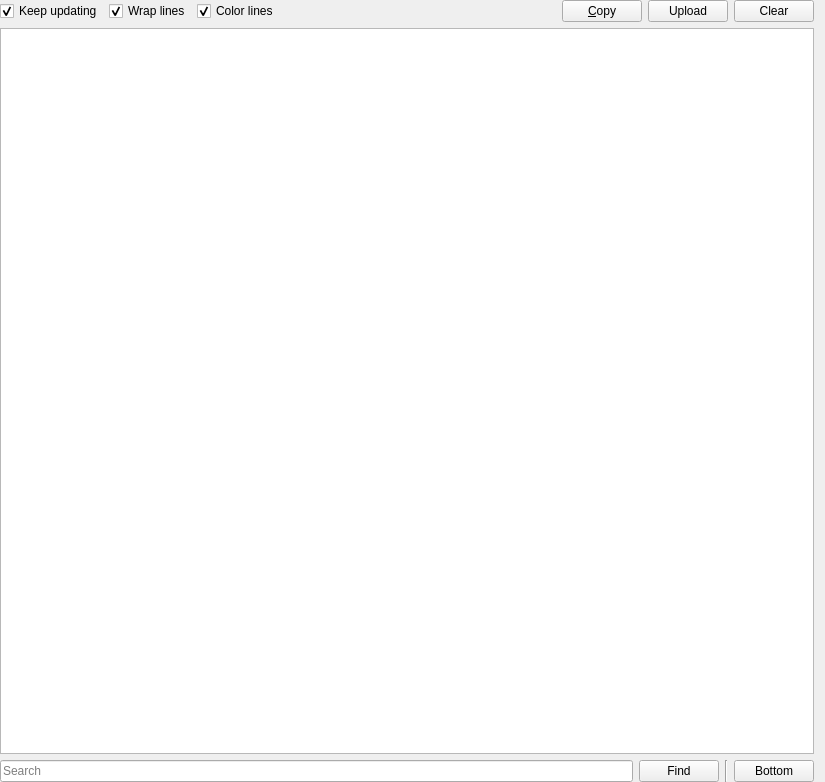
<?xml version="1.0" encoding="UTF-8"?>
<ui version="4.0">
 <class>LogPage</class>
 <widget class="QWidget" name="LogPage">
  <property name="geometry">
   <rect>
    <x>0</x>
    <y>0</y>
    <width>825</width>
    <height>782</height>
   </rect>
  </property>
  <layout class="QGridLayout" name="gridLayout">
   <property name="leftMargin">
    <number>0</number>
   </property>
   <property name="topMargin">
    <number>0</number>
   </property>
   <property name="bottomMargin">
    <number>0</number>
   </property>
   <item row="1" column="0" colspan="5">
    <widget class="LogView" name="text">
     <property name="undoRedoEnabled">
      <bool>false</bool>
     </property>
     <property name="readOnly">
      <bool>true</bool>
     </property>
     <property name="plainText">
      <string notr="true"/>
     </property>
     <property name="textInteractionFlags">
      <set>Qt::LinksAccessibleByKeyboard|Qt::LinksAccessibleByMouse|Qt::TextBrowserInteraction|Qt::TextSelectableByKeyboard|Qt::TextSelectableByMouse</set>
     </property>
     <property name="centerOnScroll">
      <bool>false</bool>
     </property>
    </widget>
   </item>
   <item row="0" column="0" colspan="5">
    <layout class="QHBoxLayout" name="horizontalLayout">
     <item>
      <widget class="QCheckBox" name="trackLogCheckbox">
       <property name="text">
        <string>Keep updating</string>
       </property>
       <property name="checked">
        <bool>true</bool>
       </property>
      </widget>
     </item>
     <item>
      <widget class="QCheckBox" name="wrapCheckbox">
       <property name="text">
        <string>Wrap lines</string>
       </property>
       <property name="checked">
        <bool>true</bool>
       </property>
      </widget>
     </item>
     <item>
      <widget class="QCheckBox" name="colorCheckbox">
       <property name="text">
        <string>Color lines</string>
       </property>
       <property name="checked">
        <bool>true</bool>
       </property>
      </widget>
     </item>
     <item>
      <spacer name="horizontalSpacer">
       <property name="orientation">
        <enum>Qt::Horizontal</enum>
       </property>
       <property name="sizeHint" stdset="0">
        <size>
         <width>40</width>
         <height>20</height>
        </size>
       </property>
      </spacer>
     </item>
     <item>
      <widget class="QPushButton" name="btnCopy">
       <property name="toolTip">
        <string>Copy the whole log into the clipboard</string>
       </property>
       <property name="text">
        <string>&amp;Copy</string>
       </property>
      </widget>
     </item>
     <item>
      <widget class="QPushButton" name="btnPaste">
       <property name="toolTip">
        <string>Upload the log to the paste service configured in preferences</string>
       </property>
       <property name="text">
        <string>Upload</string>
       </property>
      </widget>
     </item>
     <item>
      <widget class="QPushButton" name="btnClear">
       <property name="toolTip">
        <string>Clear the log</string>
       </property>
       <property name="text">
        <string>Clear</string>
       </property>
      </widget>
     </item>
    </layout>
   </item>
   <item row="2" column="2">
    <widget class="QPushButton" name="findButton">
     <property name="sizePolicy">
      <sizepolicy hsizetype="Maximum" vsizetype="Fixed">
       <horstretch>0</horstretch>
       <verstretch>0</verstretch>
      </sizepolicy>
     </property>
     <property name="text">
      <string>Find</string>
     </property>
    </widget>
   </item>
   <item row="2" column="4">
    <widget class="QPushButton" name="btnBottom">
     <property name="sizePolicy">
      <sizepolicy hsizetype="Maximum" vsizetype="Fixed">
       <horstretch>0</horstretch>
       <verstretch>0</verstretch>
      </sizepolicy>
     </property>
     <property name="toolTip">
      <string>Scroll all the way to bottom</string>
     </property>
     <property name="text">
      <string>Bottom</string>
     </property>
    </widget>
   </item>
   <item row="2" column="3">
    <widget class="Line" name="line">
     <property name="orientation">
      <enum>Qt::Vertical</enum>
     </property>
    </widget>
   </item>
   <item row="2" column="0" colspan="2">
    <widget class="QLineEdit" name="searchBar">
     <property name="placeholderText">
      <string>Search</string>
     </property>
    </widget>
   </item>
  </layout>
 </widget>
 <customwidgets>
  <customwidget>
   <class>LogView</class>
   <extends>QPlainTextEdit</extends>
   <header>ui/widgets/LogView.h</header>
  </customwidget>
 </customwidgets>
 <tabstops>
  <tabstop>trackLogCheckbox</tabstop>
  <tabstop>wrapCheckbox</tabstop>
  <tabstop>colorCheckbox</tabstop>
  <tabstop>btnCopy</tabstop>
  <tabstop>btnPaste</tabstop>
  <tabstop>btnClear</tabstop>
  <tabstop>text</tabstop>
  <tabstop>findButton</tabstop>
 </tabstops>
 <resources/>
 <connections/>
</ui>
